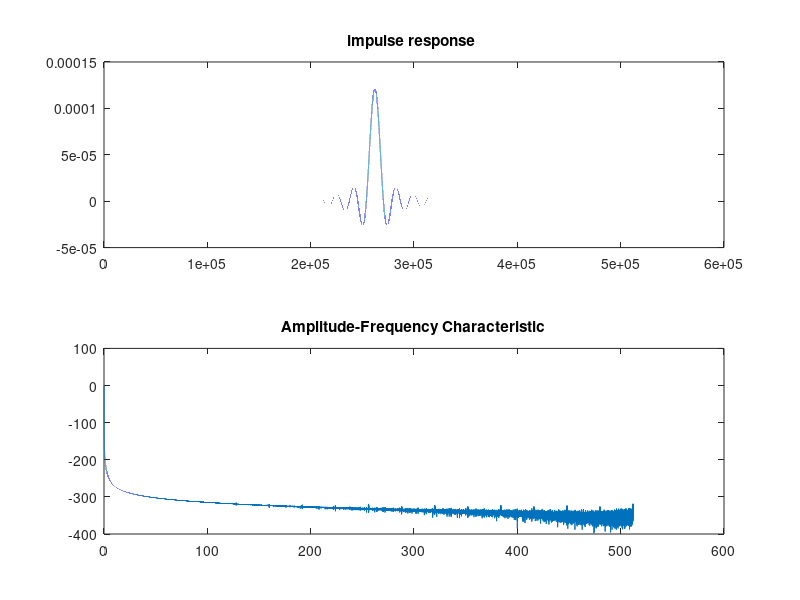

Write the MATLAB code that produced this figure.
clear;
clc;
close all;

N = 65536;
TAPS = 8;
fs = 1024;
f= fs/N*4;

wn = f*2/fs;
ft = 'LOW';
w = 'Hanning';

lpf = fir1(TAPS*N-1,wn,ft,hanning(TAPS*N));

subplot(2,1,1);
plot(lpf);
title('impulse response ');

subplot(2,1,2);
m_lpf = 20*log(abs(fft(lpf)))/log(10);
x = 0:(fs/length(lpf)):fs/2;
plot(x,m_lpf(1:length(x)));
title('Amplitude-Frequency Characteristic');
fp = fopen('matlab_fir_weights.dat','w');
fwrite(fp,lpf,'float32');
fclose(fp);
